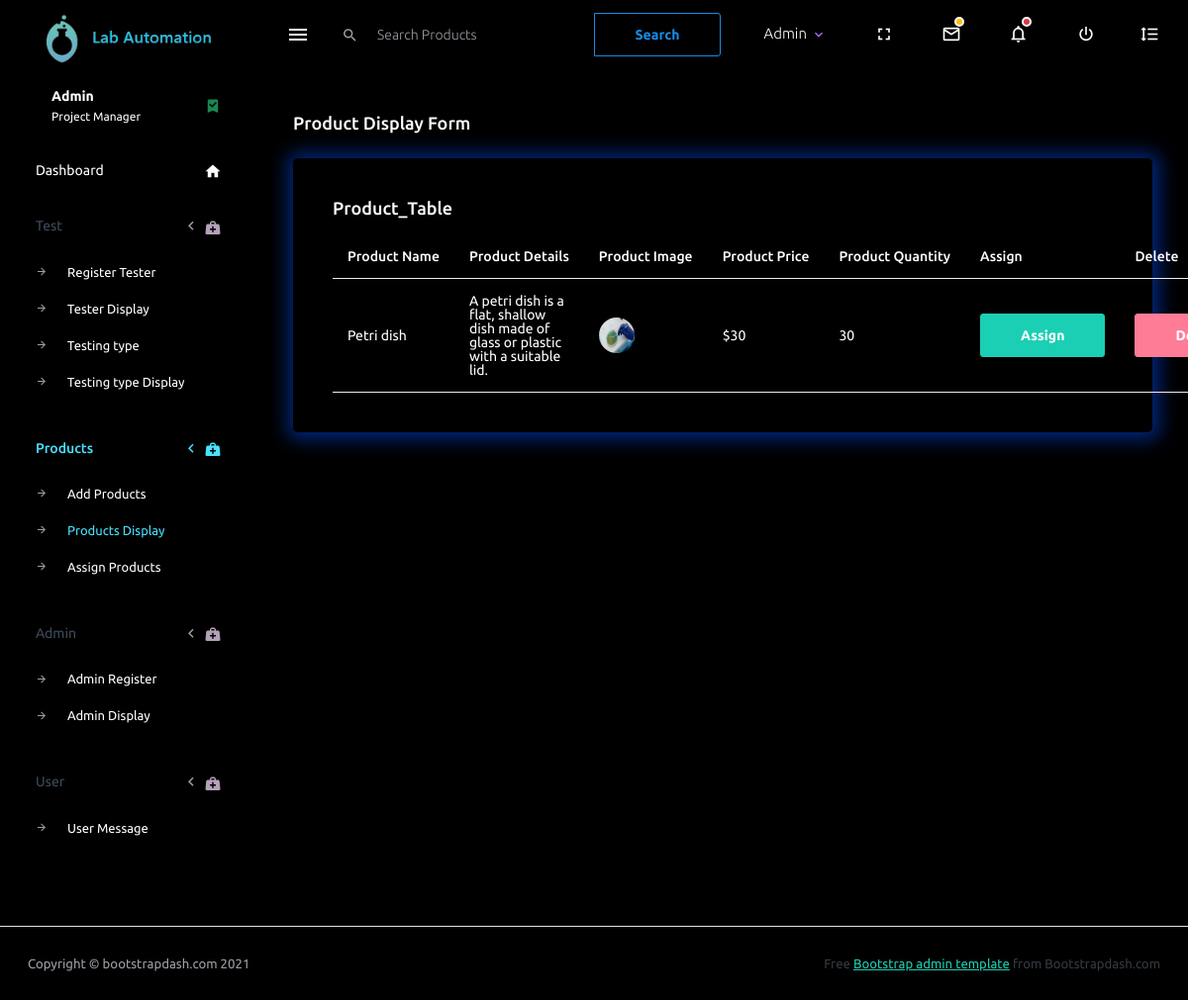
Screenshot of /Admin_Panel/pro_display.php (signed in) with the database file from the repository.
### tables this page shows
CREATE TABLE `products` (
  `prod_id` int(11) NOT NULL,
  `prod_name` varchar(255) NOT NULL,
  `prod_desc` text NOT NULL,
  `prod_price` varchar(255) NOT NULL,
  `prod_image` varchar(500) NOT NULL,
  `prod_qty` int(11) NOT NULL,
  `prod_status` int(11) NOT NULL DEFAULT 0
);

### Admin_Panel/pro_display.php (the view, shortened to what this page needs)
<?php
include("shared/_navbar.php");
?>
<div class="container-fluid page-body-wrapper">
    <?php
    include("shared/_sidebar.php");
    ?>
    <div class="main-panel">
        <div class="content-wrapper" style="background-color:black;">
            <div class="page-header">
                <h3 class="page-title text-white"> Product Display Form </h3>
            </div>
            <div class="col-12 grid-margin stretch-card">
                <div class="card" style="box-shadow:1px 1px 18px 7px  rgb(0, 37, 117);background: black">
                    <div class="card-body">
                        <h4 class="card-title mb-3 text-white">Product_Table</h4>
                        <table class="table text-white">
                            <thead>
                                <tr>
                                    <th scope="col">Product Name</th>
                                    <th scope="col">Product Details</th>
                                    <th scope="col">Product Image</th>
                                    <th scope="col">Product Price</th>
                                    <th scope="col">Product Quantity</th>
                                    <th scope="col">Assign</th>
                                    <th scope="col">Delete</th>
                                </tr>
                            </thead>
                            <tbody>
                            <?php
                                $query ="SELECT * FROM `products`  Where prod_status='0'";
                                $run = mysqli_query($conn, $query);
                                while ($data = mysqli_fetch_assoc($run))
                                {
                                ?>
                                <tr>
                                    <td><?php echo $data['prod_name']?></td>
                                    <td style="white-space: pre-line;"><?php echo $data['prod_desc']?></td>
                                    <td><img src="assets/images/<?php echo $data['prod_image']?>"></td>
                                    <td><?php echo $data['prod_price']?></td>
                                    <td><?php echo $data['prod_qty']?></td>
                                 <td>
                                 <a href="pro_assign.php?assingId=<?php echo $data['prod_id']?>" class="btn btn-success">Assign</a>
                                 </td>
                                 <td>
                                 <a href="pro_del.php?deleteId=<?php echo $data['prod_id']?>" class="btn btn-danger">Delete</a>
                                 </td>
                                </tr>
                        <?php
                            }
                        ?>
                            </tbody>
                        </table>
                    </div>
                </div>
            </div>
        </div>
    </div>
</div>
<?php
include("shared/_footer.php");
?>

### rows the page displays
products: prod_name "Petri dish", prod_desc "A petri dish is a flat, shallow dish made of glass or plastic with a suitable lid.", prod_image (picture), prod_price "$30", prod_qty "30"

### other values shown
$_SESSION['User_Name'] "Admin"
